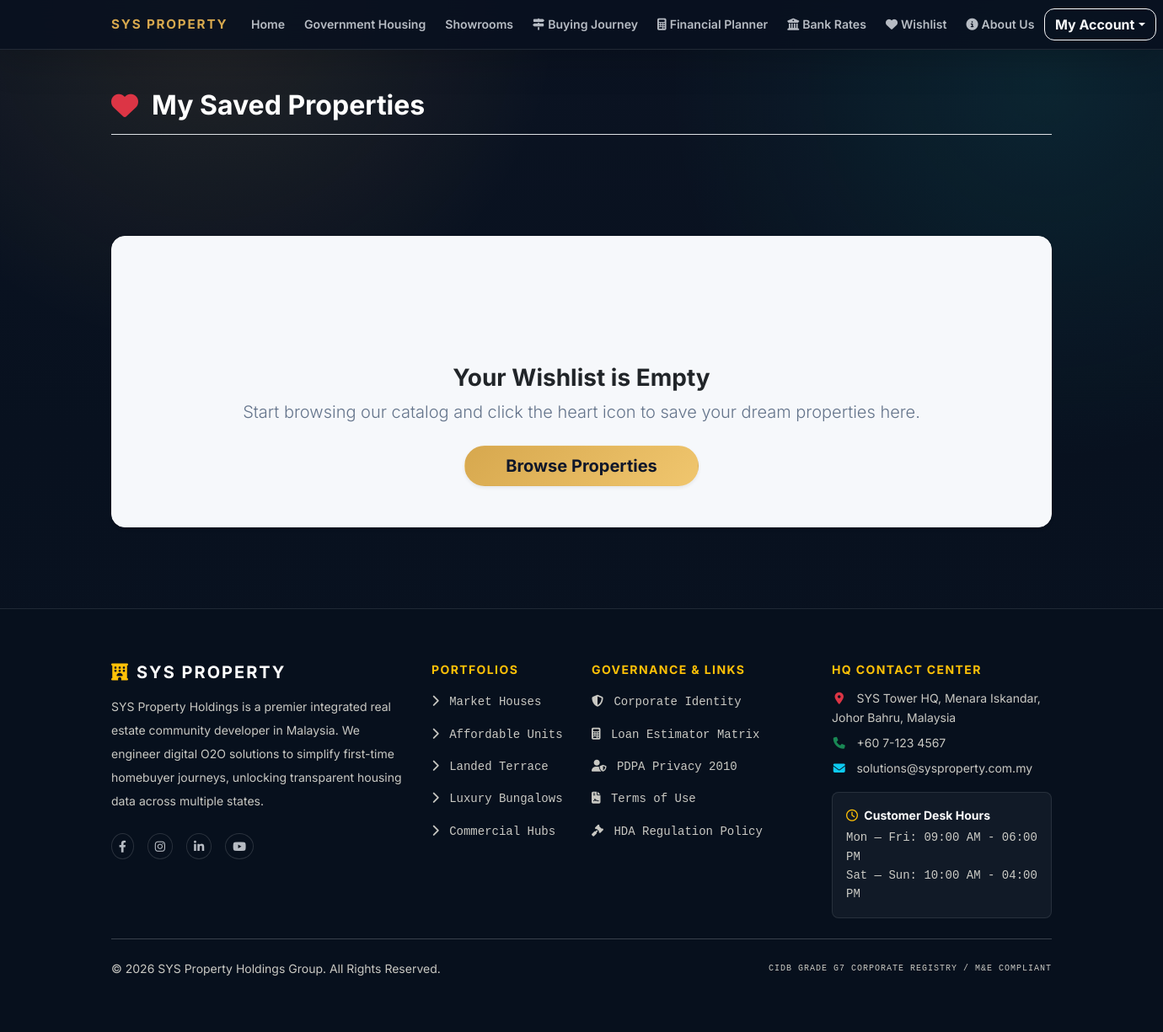
Before: /customer/wishlist.php (signed in) with the older database file.
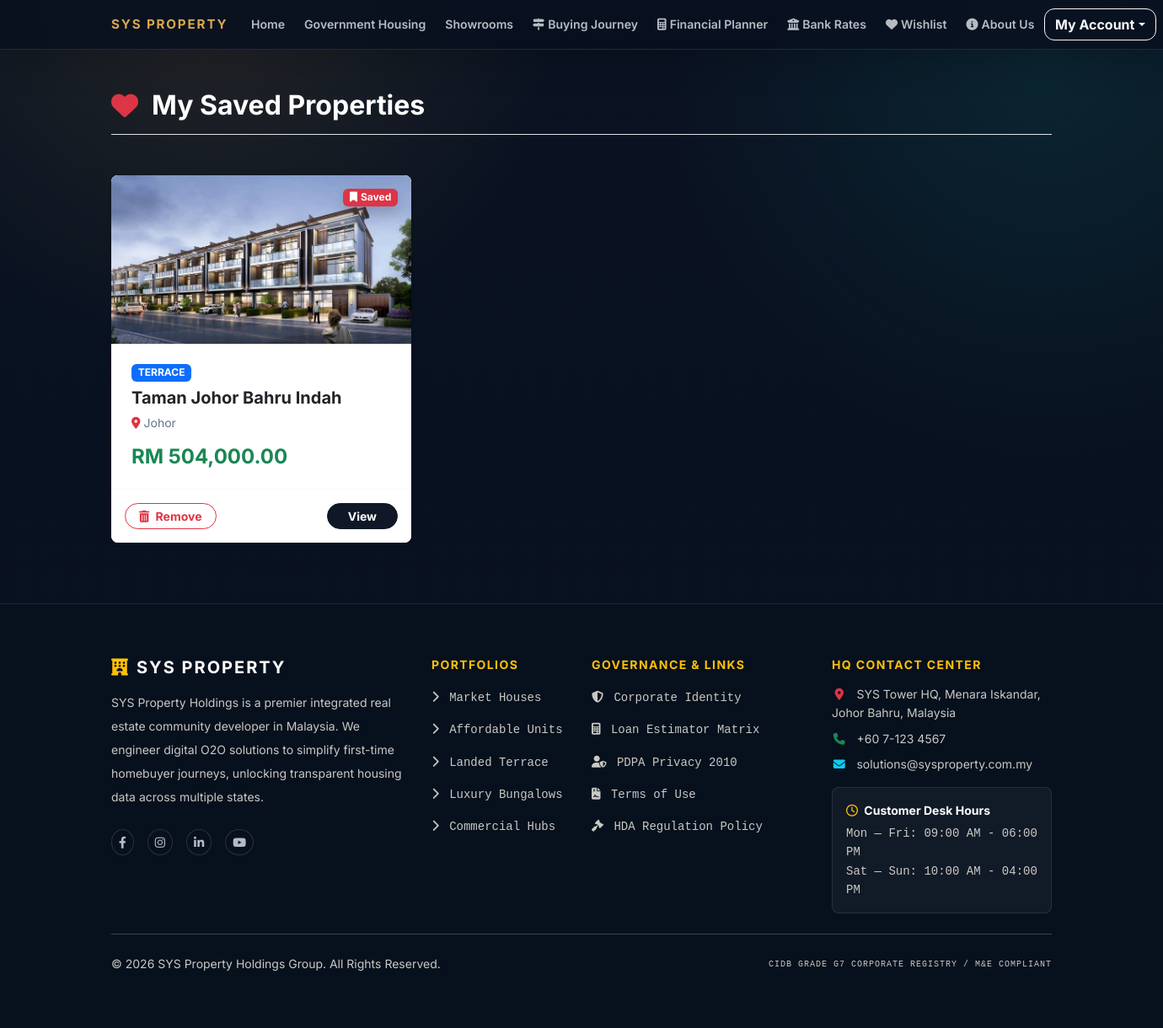
After: the same page with the newer database file.
### tables this page shows
CREATE TABLE `wishlists` (
  `wishlist_id` int(11) NOT NULL,
  `customer_id` int(11) NOT NULL,
  `property_id` int(11) NOT NULL,
  `created_at` datetime DEFAULT current_timestamp()
);

CREATE TABLE `properties` (
  `property_id` int(11) NOT NULL,
  `property_code` varchar(20) NOT NULL,
  `project_name` varchar(255) NOT NULL,
  `state` varchar(100) NOT NULL,
  `property_type` enum('AFFORDABLE','TERRACE','BUNGALOW','COMMERCIAL','APARTMENT') NOT NULL,
  `price` decimal(12,2) NOT NULL,
  `total_units` int(11) NOT NULL,
  `built_up_sqft` int(11) NOT NULL,
  `income_limit_rm` decimal(10,2) DEFAULT NULL,
  `status` enum('ACTIVE','SOLD_OUT','ARCHIVED') NOT NULL DEFAULT 'ACTIVE',
  `image_filename` varchar(255) NOT NULL,
  `image_search_keyword` varchar(255) NOT NULL,
  `is_affordable` tinyint(1) NOT NULL DEFAULT 0
);

### customer/wishlist.php (the view, shortened to what this page needs)
<?php
include_once '../includes/header.php';
$account_id = $_SESSION['account_id'];
$conn->query("CREATE TABLE IF NOT EXISTS wishlists (
    wishlist_id INT AUTO_INCREMENT PRIMARY KEY,
    customer_id INT NOT NULL,
    property_id INT NOT NULL,
    created_at DATETIME DEFAULT CURRENT_TIMESTAMP,
    FOREIGN KEY(customer_id) REFERENCES customers(customer_id) ON DELETE CASCADE,
    FOREIGN KEY(property_id) REFERENCES properties(property_id) ON DELETE CASCADE
)");
$stmt = $conn->prepare("SELECT w.wishlist_id, p.* FROM wishlists w JOIN properties p ON w.property_id = p.property_id WHERE w.customer_id = ? ORDER BY w.created_at DESC");
$stmt->bind_param("i", $account_id);
$stmt->execute();
$result = $stmt->get_result();
?>
<div class="container my-5">
    <div class="d-flex align-items-center mb-5 border-bottom pb-3">
        <i class="fas fa-heart text-danger fa-2x me-3"></i>
        <h2 class="fw-bold mb-0 text-white">My Saved Properties</h2>
    </div>
    <div class="row">
        <?php if ($result && $result->num_rows > 0): ?>
            <?php while ($row = $result->fetch_assoc()):
                $dbType = strtolower(trim($row['property_type']));
                $rawState = trim($row['state']);
                $stateName = ucwords(strtolower($rawState));
                $folder = ""; $filePrefix = "";
                switch($dbType) {
                    case 'terrace': $folder = "Terrace/"; $filePrefix = "Terrace"; break;
                }
                $baseDir = $root_prefix . "SYS Property Catalog/";
                $fileName = $filePrefix . " - " . $stateName;
                $finalImg = $baseDir . "placeholder.jpg";
                $exts = ['jpg', 'jpeg', 'png', 'webp', 'JPG', 'JPEG', 'PNG', 'WEBP'];
                foreach ($exts as $ext) {
                    $testPath = $baseDir . $folder . $fileName . "." . $ext;
                    if (file_exists($testPath)) { $finalImg = $testPath; break; }
                }
            ?>
                <div class="col-lg-4 col-md-6 mb-4">
                    <div class="card h-100 border-0 shadow-sm rounded-3 overflow-hidden">
                        <div class="position-relative bg-light" style="height: 200px;">
                            <img src="<?php echo htmlspecialchars($finalImg); ?>" class="w-100 h-100" style="object-fit: cover; object-position: center;">
                            <span class="badge bg-danger position-absolute top-0 end-0 m-3 shadow z-3"><i class="fas fa-bookmark me-1"></i>Saved</span>
                        </div>
                        <div class="card-body p-4 d-flex flex-column">
                            <span class="badge bg-primary mb-2 align-self-start"><?php echo htmlspecialchars($row['property_type']); ?></span>
                            <h5 class="fw-bold fs-5 text-truncate" title="<?php echo htmlspecialchars($row['project_name']); ?>"><?php echo htmlspecialchars($row['project_name']); ?></h5>
                            <p class="text-muted small mb-3"><i class="fas fa-map-marker-alt me-1 text-danger"></i><?php echo htmlspecialchars($row['state']); ?></p>
                            <h4 class="text-success fw-bold mt-auto mb-0">RM <?php echo number_format($row['price'], 2); ?></h4>
                        </div>
                        <div class="card-footer bg-white border-top border-light p-3 d-flex justify-content-between align-items-center">
                            <form method="POST" class="m-0">
                                <button type="submit" class="btn btn-sm btn-outline-danger fw-bold rounded-pill px-3"><i class="fas fa-trash-alt me-1"></i> Remove</button>
                            </form>
                            <a href="property_detail.php?id=<?php echo $row['property_id']; ?>" class="btn btn-sm btn-dark fw-bold rounded-pill px-4">View</a>
                        </div>
                    </div>
                </div>
            <?php endwhile; ?>
        <?php else: ?>
            <div class="col-12 text-center py-5 mt-4">
                <div class="p-5 bg-light rounded-4 shadow-sm border border-light d-inline-block w-100">
                    <i class="far fa-folder-open display-1 text-muted mb-4 opacity-50"></i>
                    <h3 class="text-dark fw-bold">Your Wishlist is Empty</h3>
                    <p class="text-muted lead mb-4">Start browsing our catalog and click the heart icon to save your dream properties here.</p>
                    <a href="properties.php" class="btn btn-primary btn-lg rounded-pill shadow-sm px-5 fw-bold">Browse Properties</a>
                </div>
            </div>
        <?php endif; ?>
    </div>
</div>
<?php include_once '../includes/footer.php'; ?>

Changed rows visible on the page:
added wishlists: property.state (picture), property.property_type "TERRACE", property.project_name "Taman Johor Bahru Indah", property.state "Johor", property.price "504,000.00"
Other visible differences:
text no longer shown: "Your Wishlist is Empty Start browsing our catalog and click the heart icon to save your dream properties here. Browse Properties"
